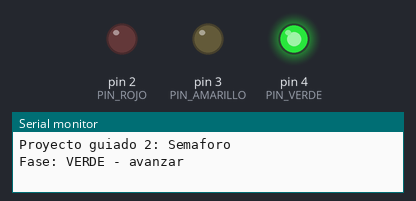
Recording of a sketch running on a simulated Arduino Uno, built with avr-gcc and run on an emulated ATmega328P. Parts: output pins drawn as LEDs (lit = HIGH), the last lines printed to the serial monitor.

Above: at 2.0 s.
At 4.7 s:
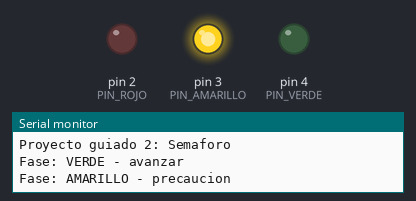
At 7.5 s:
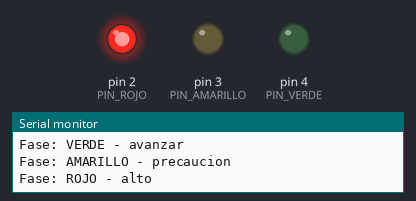
Timing chart, 0 to 12.4 s (numbered marks = the images above):
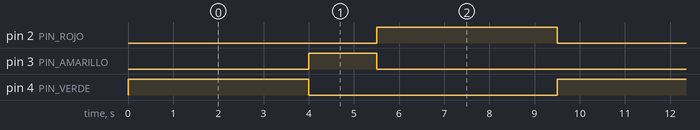

Measured:
- by itself, pin 2 (PIN_ROJO), pin 4 (PIN_VERDE): alternates HIGH for 4.0 s and LOW for 5.5 s
- by itself, pin 3 (PIN_AMARILLO): alternates HIGH for 1.5 s and LOW for 8.0 s
- by itself, everything shown: repeats every 9.5 s, in 3 steps

The sketch:

sketch.ino
```cpp
/*
 * PROYECTO GUIADO 2 — Semáforo
 * Placa: Arduino UNO (simulada en Wokwi)
 * Secuencia de semáforo vehicular: verde (4 s) -> amarillo (1.5 s)
 * -> rojo (4 s), con reporte de cada fase por el monitor serial.
 */

const int PIN_VERDE    = 4;
const int PIN_AMARILLO = 3;
const int PIN_ROJO     = 2;

void setup() {
  Serial.begin(9600);
  pinMode(PIN_VERDE, OUTPUT);
  pinMode(PIN_AMARILLO, OUTPUT);
  pinMode(PIN_ROJO, OUTPUT);
  Serial.println("Proyecto guiado 2: Semaforo");
}

void fase(int pin, const char* nombre, unsigned long ms) {
  digitalWrite(PIN_VERDE, pin == PIN_VERDE);
  digitalWrite(PIN_AMARILLO, pin == PIN_AMARILLO);
  digitalWrite(PIN_ROJO, pin == PIN_ROJO);
  Serial.print("Fase: ");
  Serial.println(nombre);
  delay(ms);
}

void loop() {
  fase(PIN_VERDE,    "VERDE - avanzar",   4000);
  fase(PIN_AMARILLO, "AMARILLO - precaucion", 1500);
  fase(PIN_ROJO,     "ROJO - alto",       4000);
}
```
